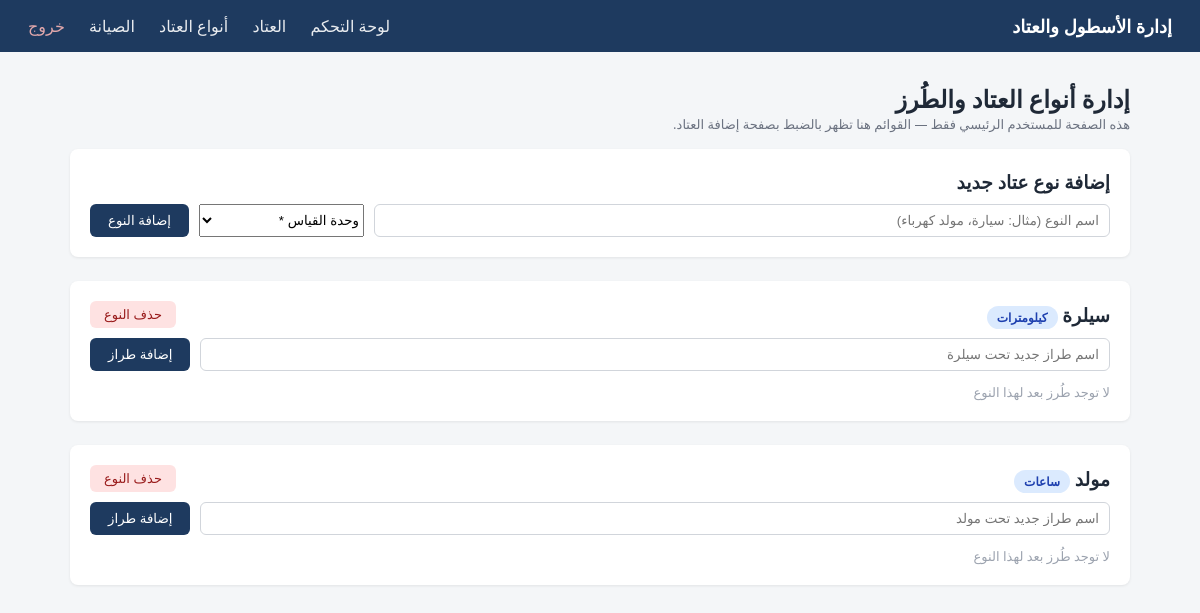
Before: /equipment-types (signed in) with the older database file.
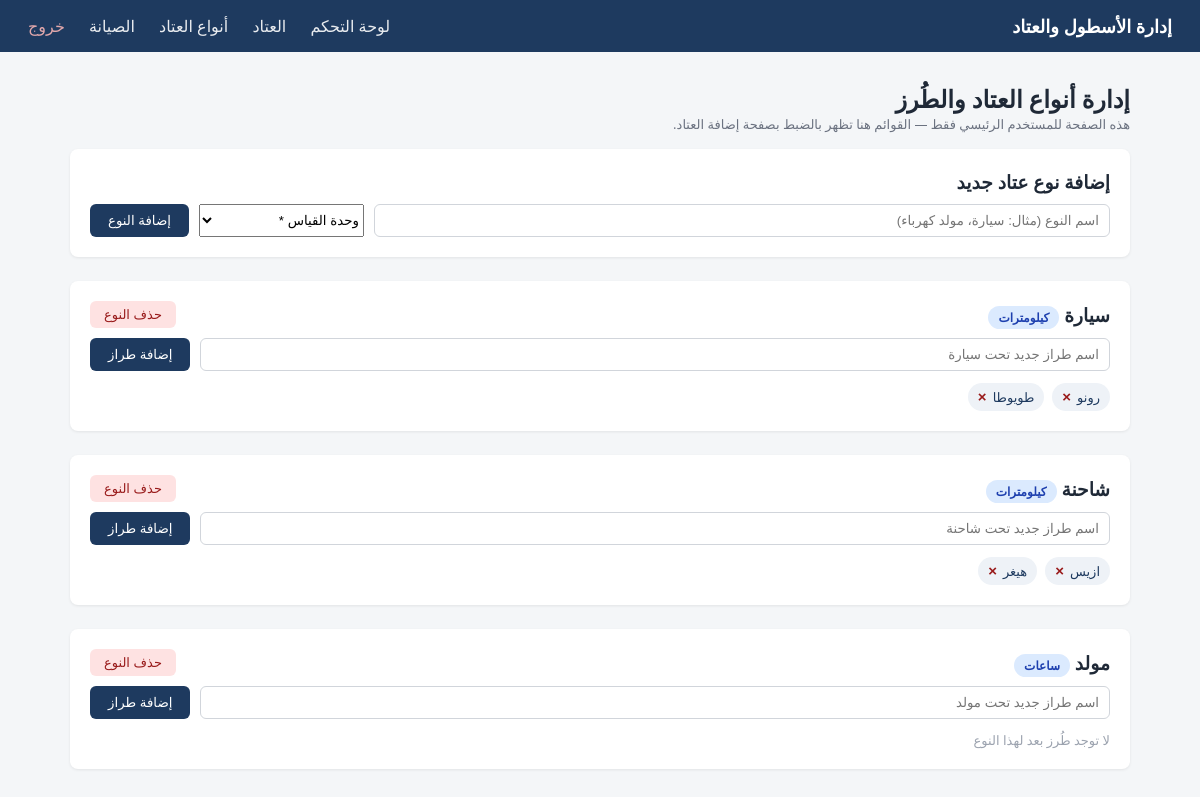
After: the same page with the newer database file.
### app/modules/equipment_types/models.py (models this page shows)
class EquipmentType(Base, TimestampMixin):
    __tablename__ = "equipment_types"
    id = Column(Integer, primary_key=True, index=True)
    name = Column(String(80), unique=True, nullable=False)
    measurement_unit = Column(String(10), nullable=False)  # "km" أو "hours" — إجباري، بدون قيمة افتراضية
    models = relationship(
        "EquipmentModel", back_populates="equipment_type", cascade="all, delete-orphan"
    )

class EquipmentModel(Base, TimestampMixin):
    __tablename__ = "equipment_models"
    __table_args__ = (
        UniqueConstraint("equipment_type_id", "name", name="uq_model_per_type"),
    )
    id = Column(Integer, primary_key=True, index=True)
    name = Column(String(80), nullable=False)
    equipment_type_id = Column(Integer, ForeignKey("equipment_types.id"), nullable=False)
    equipment_type = relationship("EquipmentType", back_populates="models")

### app/modules/equipment_types/router.py (the view)
@router.get("/equipment-types", response_class=HTMLResponse)
def types_page(
    request: Request,
    db: Session = Depends(get_db),
    current_user: User = Depends(require_role(Role.ADMIN)),
):
    types = services.list_types(db)
    return templates.TemplateResponse(
        "types_list.html",
        {"request": request, "types": types, "user": current_user},
    )

### app/modules/equipment_types/templates/types_list.html (shortened to what this page needs)
{% extends "base.html" %}
{% block content %}
<h2>إدارة أنواع العتاد والطُرز</h2>
<p class="page-hint">هذه الصفحة للمستخدم الرئيسي فقط — القوائم هنا تظهر بالضبط بصفحة إضافة العتاد.</p>
<div class="card">
    <h3>إضافة نوع عتاد جديد</h3>
    <form method="post" action="/equipment-types/create" class="inline-form">
        <input type="text" name="name" placeholder="اسم النوع (مثال: سيارة، مولد كهرباء)" required>
        <select name="measurement_unit" required>
            <option value="">وحدة القياس *</option>
        </select>
        <button type="submit">إضافة النوع</button>
    </form>
</div>
{% for t in types %}
<div class="card type-card">
    <div class="type-card-header">
        <h3>{{ t.name }}
            <span class="badge badge-status-in_mission">{{ "كيلومترات" if t.measurement_unit == "km" else "ساعات" }}</span>
        </h3>
        <form method="post" action="/equipment-types/{{ t.id }}/delete" onsubmit="return confirm('حذف هذا النوع سيحذف كل طُرزه المرتبطة، متأكد؟');">
            <button type="submit" class="btn-danger">حذف النوع</button>
        </form>
    </div>
    <form method="post" action="/equipment-types/models/create" class="inline-form">
        <input type="text" name="name" placeholder="اسم طراز جديد تحت {{ t.name }}" required>
        <button type="submit">إضافة طراز</button>
    </form>
    <div class="model-chips">
        {% for m in t.models %}
        <span class="chip">
            {{ m.name }}
            <form method="post" action="/equipment-types/models/{{ m.id }}/delete" class="chip-delete-form">
                <button type="submit" title="حذف">×</button>
            </form>
        </span>
        {% else %}
        <span class="empty-inline">لا توجد طُرز بعد لهذا النوع</span>
        {% endfor %}
    </div>
</div>
{% else %}
<div class="card"><p class="empty">لا توجد أنواع عتاد مسجّلة بعد. أضف أول نوع بالأعلى.</p></div>
{% endfor %}
{% endblock %}

Changed rows visible on the page:
changed EquipmentType: name "سيلرة" → "سيارة"; name "اسم طراز جديد تحت سيلرة" → "اسم طراز جديد تحت سيارة"; no longer shows "لا توجد طُرز بعد لهذا النوع"
added EquipmentModel: name "رونو", shown under EquipmentType "سيارة"
added EquipmentModel: name "طويوطا", shown under EquipmentType "سيارة"
added EquipmentType: name "شاحنة", measurement_unit "كيلومترات", name "اسم طراز جديد تحت شاحنة"
added EquipmentModel: name "ازيس", shown under "شاحنة"
added EquipmentModel: name "هيغر", shown under "شاحنة"
